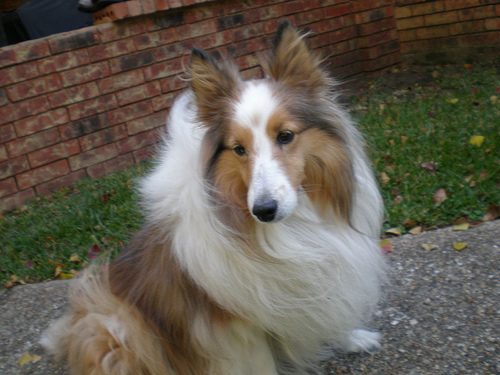
%> input picture files/ILSVRC2012_val_00000003.JPEG, 500 x 375 px
$ octave plot_gaussian.m   (GNU Octave 9; MATLAB toolbox functions it lacks are replaced by stand-ins)
%> lines starting %> are read from the running program, lines starting %| are printed output that depends on the picture
%% Plot gaussian

mean=0;
sigma=1;
x=-3:0.01:3;
fx=1/sqrt(2*pi)/sigma*exp(-(x-mean).^2/2/sigma/sigma);

plot(x,fx)
ylabel('G(x)');
xlabel('x');
set(gcf, 'PaperPosition', [0 0 90 60]); %Position the plot further to the left and down. Extend the plot to fill entire paper.
set(gcf, 'PaperSize', [90 60]); %Keep the same paper size
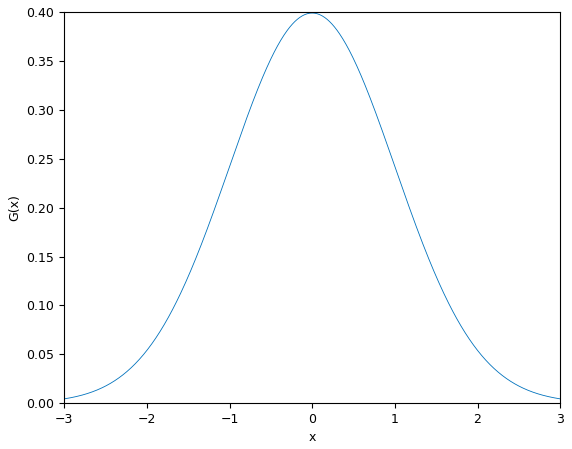
%> figure redrawn from the program's plot data; curve peaks at x = 0, y = 0.399
saveas(gcf, 'gaussian_distribution', 'pdf')
%saveas(gcf, 'gaussian_sigma_1', 'pdf')


%% Plot original and blur image

figure();
I = imread('../files/ILSVRC2012_val_00000003.JPEG');
%> I is the input picture: size 375x500x3 uint8; mean R, G, B 99.1, 92.6, 80.2
subplot(1,2,1);imshow(I);title('Original Image');
H = fspecial('Gaussian',[5 5],10);
GaussBlur = imfilter(I,H);
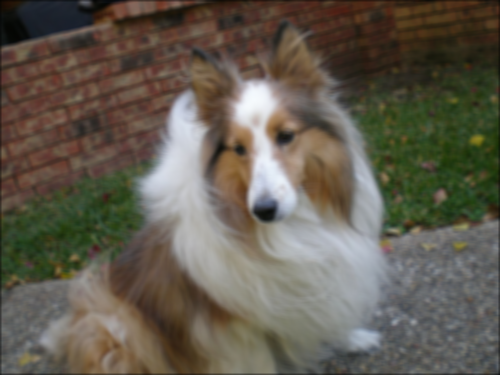
%> GaussBlur: size 375x500x3 uint8; mean R, G, B 98.6, 92.2, 79.9
subplot(1,2,2);imshow(GaussBlur);title('Gaussian Blurred Image');


%% Plot gaussian filter
% 3D
figure();
sigma = 60;
G1=fspecial('gauss',[227 227], sigma);
[X,Y] = meshgrid(1:size(G1,2), 1:size(G1,1));
mesh(X, Y, G1);
ylim([0 227])
xlim([0 227])
xlabel('X'); ylabel('Y'); zlabel('Amplitude');
%title('3D visualization of the Gaussian filter');
colorbar;
set(gcf, 'PaperPosition', [0 0 90 60]); %Position the plot further to the left and down. Extend the plot to fill entire paper.
set(gcf, 'PaperSize', [90 60]); %Keep the same paper size
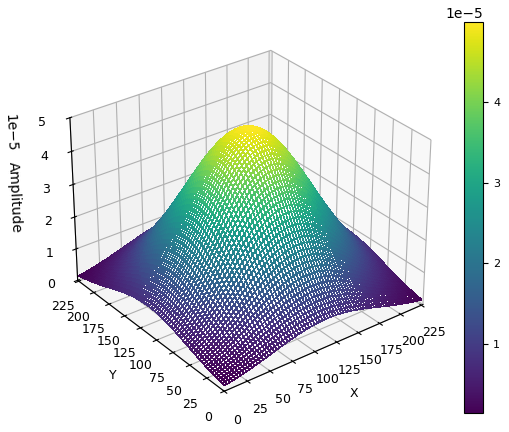
%> figure redrawn from the program's plot data
saveas(gcf, 'gaussian_filter_3d_sigma_60', 'pdf')


% 2D
figure(4);
sigma = 30;
G1=fspecial('gauss',[227 227], sigma);

image=imshow(G1,[]);
colorbar;
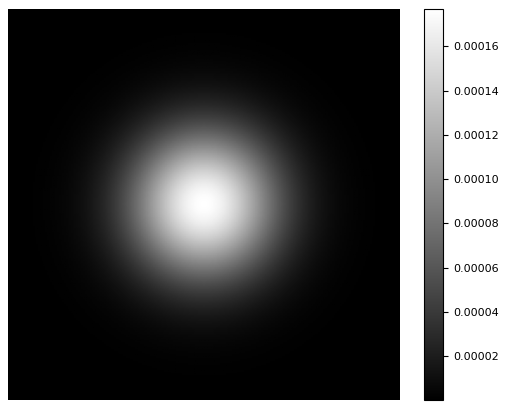
%> figure redrawn from the program's plot data


%saveas(image, 'gaussian_filter_sigma_30', 'pdf')

$ run again, with files/ILSVRC2012_val_00000024.JPEG copied over files/ILSVRC2012_val_00000003.JPEG
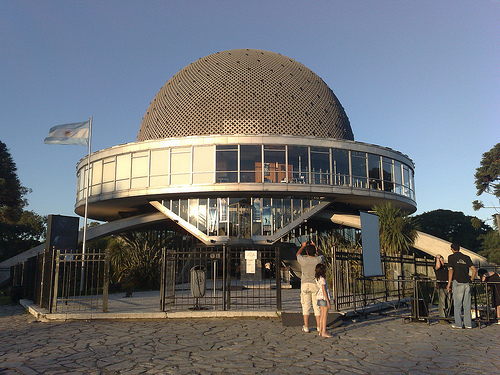
%> input picture files/ILSVRC2012_val_00000024.JPEG, 500 x 375 px
%> I is the input picture: size 375x500x3 uint8; mean R, G, B 108.3, 110.7, 113.9
%> `GaussBlur = imfilter(I,H);`:
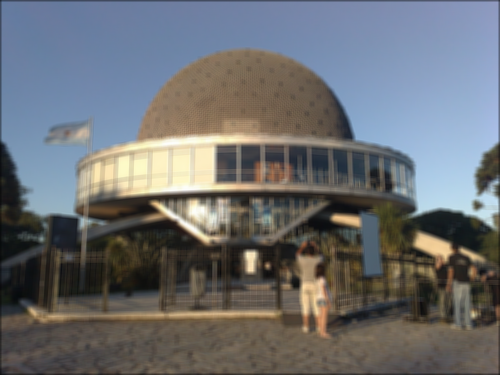
%> GaussBlur: size 375x500x3 uint8; mean R, G, B 107.8, 110.1, 113.3

$ run again, with files/ILSVRC2012_val_00000122.JPEG copied over files/ILSVRC2012_val_00000003.JPEG
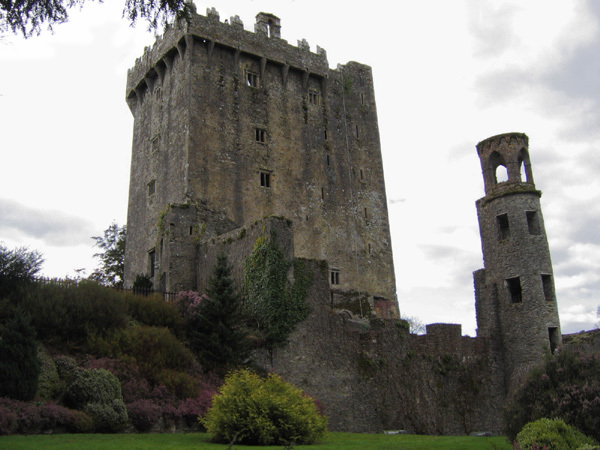
%> input picture files/ILSVRC2012_val_00000122.JPEG, 600 x 450 px
%> I is the input picture: size 450x600x3 uint8; mean R, G, B 127.3, 126.4, 120.4
%> `GaussBlur = imfilter(I,H);`:
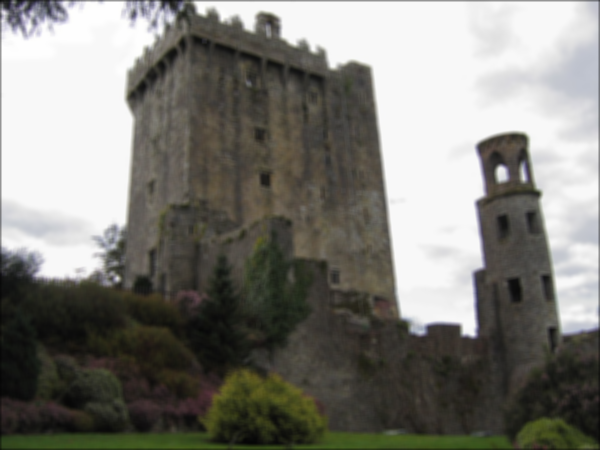
%> GaussBlur: size 450x600x3 uint8; mean R, G, B 126.6, 125.7, 119.8
